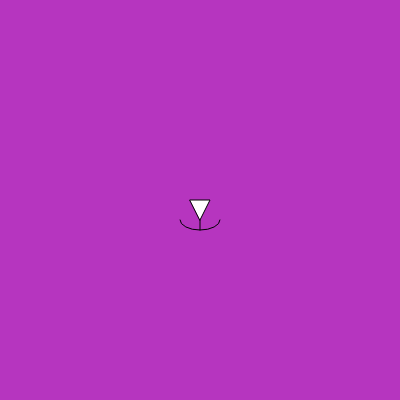
Frame 1 (no input)
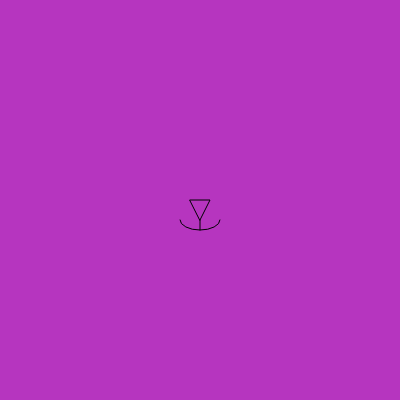
Frame 60 (no input)
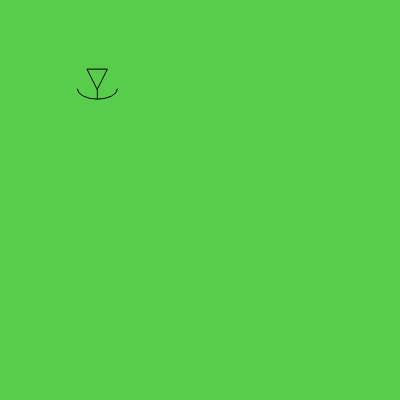
Frame 120 (the mouse pressed at the canvas centre since frame 60)

The p5.js sketch that drew these frames (run headless with seeded random() and noise() and a simulated clock; from frame 60 on, the mouse is pressed at the canvas centre):

// p5.js sketch
// ── sketch.js
let randX = 0;
let randY = 0;
let randColor;

function setup() {
  randColor = color(255,255,255);
  createCanvas(400, 400);
}

function draw() {
  translate(randX,randY);
  background(randColor);
  // background(map(mouseX, 0, width, 0, 255, 1));
  // beginShape();
  //   vertex(90,250);
  //   quadraticVertex(200,375,300,250);
  // endShape();
  
  // arc(width/2, 2 * width /3, 300, 200, 0, PI);
  // console.log(mouseX + ", " + mouseY);
  
  triangle(190, height/2, 210,height/2, 200, 220);
  line(200, 220, 200, 230);
  noFill();
  arc(200, 220, 40, 20, 0, PI);
  
}

function mousePressed(){
  // background(random(255), random(255), random(255));
  randX = random(-width/2, width/2);
  randY = random(-height/2, height/2);
}

function mouseMoved(){
  randColor = color(random(255), random(255), random(255));
}
